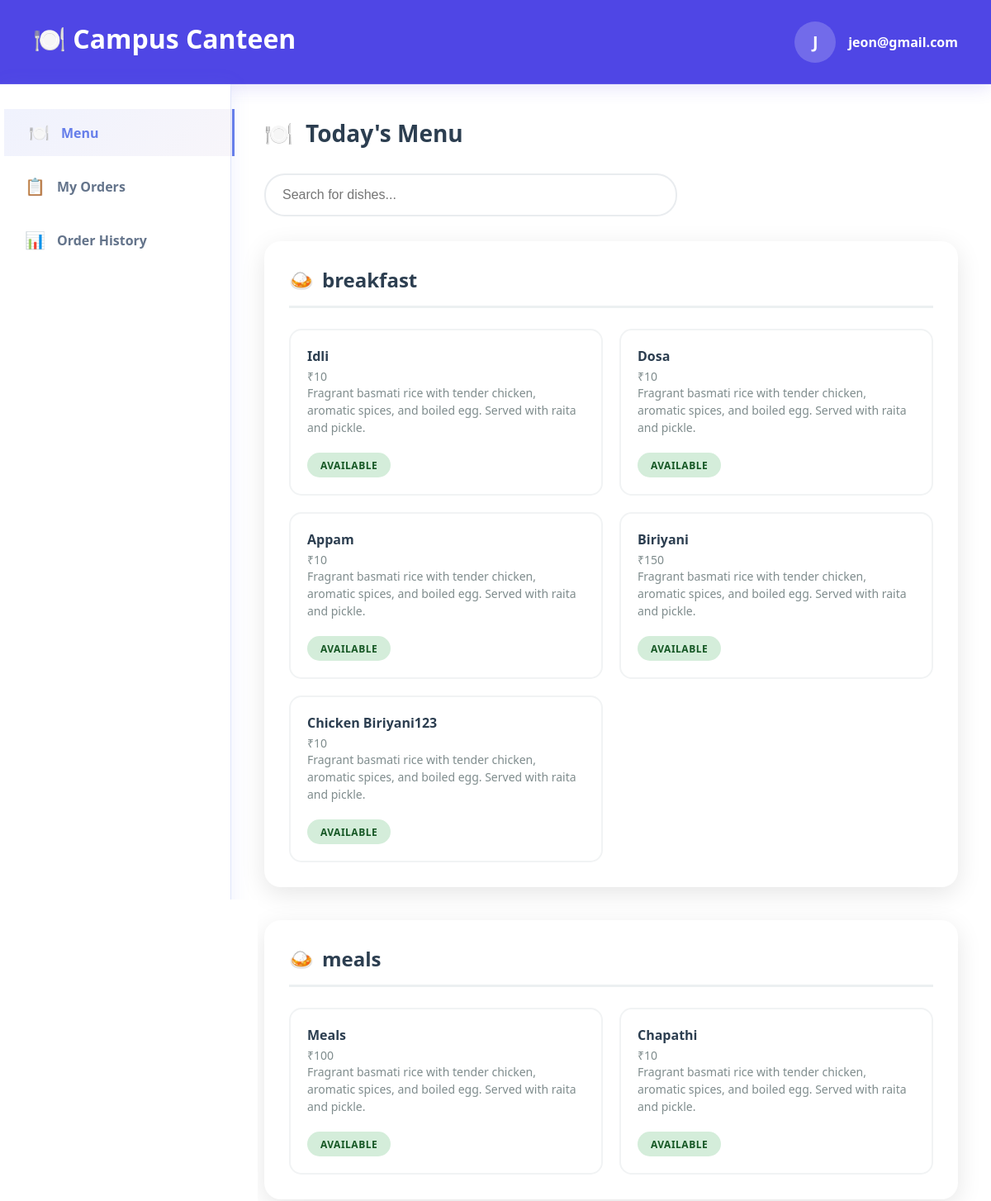
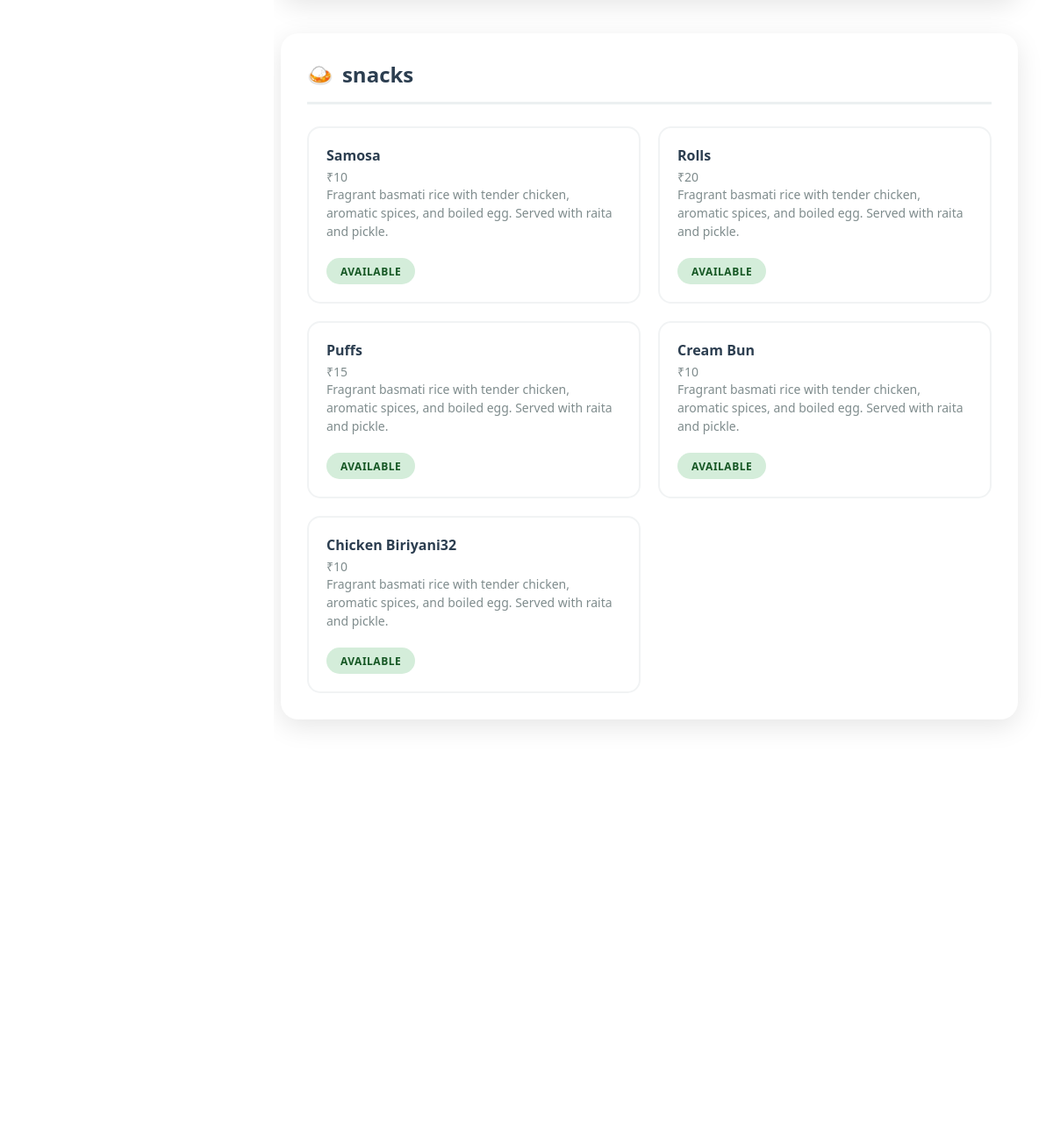
Screenshot of /public/students (signed in) with the database file from the repository (2 pictures, top to bottom).
### tables this page shows
CREATE TABLE `items` (
  `id` int NOT NULL,
  `name` varchar(50) DEFAULT NULL,
  `price` decimal(5,0) NOT NULL,
  `canteen_id` int DEFAULT NULL,
  `image_location` varchar(255) DEFAULT NULL,
  `status` enum('out of stock','available','not ready') NOT NULL DEFAULT 'available',
  `description` text NOT NULL,
  `category_id` int DEFAULT NULL
);

### app/controllers/Students.php (called while the page is built, shortened)
<?php
class Students extends Controller
{
    public function index()
    {
        $cart = new Cart;
        $college_id = $_SESSION['STUDENT']->college_id;
        $sql = "select canteen.id as canteen_id,items.id as item_id,
        items.name as item_name,categories.name as category_name,
        items.price as price from items join canteen on items.canteen_id = canteen.id join
        categories on items.category_id = categories.id join college
         on canteen.college_id = college.id where college.id = $college_id";
        $items = $this->query($sql);
        foreach ($items as $item) {
            $category = $item->category_name;
            if (!isset($grouped[$category])) {
                $grouped[$category] = [];
            }
            $grouped[$category][] = $item;
        }
        $student_id = $_SESSION['STUDENT']->id;
        $carts = $cart->join(
            ['items' => 'cart.item_id = items.id'],
            ['cart.student_id' => $student_id],
            'cart.*, items.name,items.price,items.canteen_id',
            'asc',
            'date'
        );
        $data['carts'] = $carts;
        $data['grouped'] = $grouped;
        $data['total'] = 0;
        $this->view('students/index', $data);
    }
}

### app/core/App.php (called while the page is built, shortened)
<?php
class App
{
    private $method = 'index';
    private function splitURL()
    {
        $URL = $_GET['url'] ?? 'home';
        $URL = explode("/", trim($URL, "/"));
        return $URL;
    }
    public function loadController()
    {
        $URL = $this->splitURL();
        $filename = "../app/controllers/" . ucfirst($URL[0]) . ".php";
        if (file_exists($filename)) {
            unset($URL[0]);
        } else {
            $filename = "../app/controllers/_404.php";
            if (file_exists($filename)) {
                require $filename;
                $this->controller = "_404";
            }
        }
        $controller = new $this->controller();
        call_user_func_array([$controller, $this->method], $URL);
    }
}

### public/index.php (called while the page is built, shortened)
<?php
$app = new App;
$app->loadController();

### app/core/Database.php (called while the page is built, shortened)
<?php
trait Database
{
    private function connect()
    {
        $string = "mysql:hostname=" . DBHOST . ";dbname=" . DBNAME;
        $con = new PDO($string, DBUSER, DBPASS);
        $con->setAttribute(PDO::ATTR_ERRMODE, PDO::ERRMODE_EXCEPTION);
        return $con;
    }
    public function query($query, $data = [], $returnInsertId = false)
    {
        $con = $this->connect();
        $stm = $con->prepare($query);
        $check  = $stm->execute($data);
        if ($check) {
            $result = $stm->fetchAll(PDO::FETCH_OBJ);
            if (is_array($result) && count($result)) {
                return $result;
            }
        }
        return false;
    }
}

### app/core/Model.php (called while the page is built, shortened)
<?php
trait Model
{
    protected $order_type = "desc";
    protected $order_column = "id";
    public function where($data, $data_not = [], $limit = '')
    {
        $keys = array_keys($data);
        $query = "select * from $this->table where ";
        foreach ($keys as $key) {
            $query .= $key . " = :" . $key . " AND ";
        }
        $query = trim($query, " AND ");
        $query .= " order by $this->order_column $this->order_type ";
        $data = array_merge($data, $data_not);
        return $this->query($query, $data);
    }
    public function join($joins = [], $where = [], $selectColumns = '*', $order_type = '', $order_by = '', $limit = '')
    {
        $query = "SELECT {$selectColumns} FROM {$this->table} ";
        foreach ($joins as $table => $onCondition) {
            $query .= "JOIN {$table} ON {$onCondition} ";
        }
        if (!empty($where)) {
            $query .= "WHERE ";
            foreach ($where as $condition => $value) {
                if (preg_match('/(.+)\s(>=|<=|<>|!=|=|>|<|LIKE)$/i', $condition, $matches)) {
                    $column = $matches[1];
                    $operator = $matches[2];
                } else {
                    $column = $condition;
                    $operator = '=';
                }
                $placeholder = str_replace(['.', ' '], '_', $column);
                $query .= "$column $operator :$placeholder AND ";
                $where[$placeholder] = $value;
                unset($where[$condition]);
            }
            $query = rtrim($query, ' AND ');
        }
        if (!empty($order_by)) {
            $this->order_column = $order_by;
        }
        if (!empty($order_type)) {
            $this->order_type = $order_type;
        }
        $query .= " ORDER BY {$this->order_column} {$this->order_type}";
        return $this->query($query, $where);
    }
}

### app/views/students/index.view.php (the view, shortened to what this page needs)
<!DOCTYPE html>
<html lang="en">
<head>
    <link rel="stylesheet" href="<?= ROOT ?>assets/css/index.css">
</head>
<body>
    <div class="app-container">
        <?php
        require 'header.view.php';
        ?>
        <div class="main-content">
            <?php
            require 'sidebar.view.php';
            ?>
            <div class="content-area">
                <div id="menu-page" class="page active">
                    <div class="page-title">
                        <span>🍽️</span>
                        <span>Today's Menu</span>
                    </div>
                    <input type="text" class="search-bar" placeholder="Search for dishes..." id="searchInput" oninput="searchItems()">
                    <div class="menu-grid">
                        <div class="menu-categories">
                            <?php foreach ($grouped as $key => $values): ?>
                                <div class="category-section">
                                    <h2 class="category-title">
                                        <span>🍛</span>
                                        <span><?= $key ?></span>
                                    </h2>
                                    <div class="menu-items-grid">
                                        <?php foreach ($values as $value): ?>
                                            <div class="menu-item" data-item-id="<?= $value->item_id ?>">
                                                <div class="item-header">
                                                    <div class="item-name"><?= ucwords($value->item_name) ?></div>
                                                    <div class="item-price">₹<?= $value->price ?></div>
                                                </div>
                                                <div class="item-description">Fragrant basmati rice with tender chicken, aromatic spices, and boiled egg. Served with raita and pickle.</div>
                                                <div class="item-footer">
                                                    <div class="availability available">Available</div>
                                                </div>
                                            </div>
                                        <?php endforeach; ?>
                                    </div>
                                </div>
                            <?php endforeach; ?>
                        </div>
                        <form action="<?= ROOT ?>students/order">
                            <div class="cart-panel">
                                <div class="cart-header">
                                    <span class="cart-title">🛒 Your Order</span>
                                </div>
                                <div class="cart-items cart-item-template" id="cart-items">
                                    <div class="cart-summary" id="cart-summary">
                                        <div class="summary-row">
                                            <span>Subtotal:</span>
                                            <span id="subtotal">₹210</span>
                                        </div>
                                        <div class="summary-row">
                                            <span>Tax (5%):</span>
                                            <span id="tax">₹10.50</span>
                                        </div>
                                        <div class="summary-row summary-total">
                                            <span>Total:</span>
                                            <span id="total">₹ <h1=3 id="full-total-price"><?= $total ?></h3></span>
                                        </div>
                                        <button class="checkout-btn" id="checkout-btn" onclick="checkout()">
                                        </button>
                                    </div>
                                </div>
                            </div>
                        </form>
                    </div>
</body>
</html>

### public/assets/css/index.css (style rules this page uses)
* { margin: 0; padding: 0; box-sizing: border-box; }
body { font-family: "Segoe UI", Tahoma, Geneva, Verdana, sans-serif; min-height: 100vh; color: #333; overflow-x: hidden; }
.app-container { margin: 0 auto; background: white; min-height: 100vh; box-shadow: 0 0 30px rgba(0, 0, 0, 0.2); }
.cart-panel { width: 400px; background: white; border-radius: 20px; padding: 30px; box-shadow: 0 8px 30px rgba(0, 0, 0, 0.1); position: sticky; top: 40px; height: fit-content; overflow: hidden; }
.item-footer { display: flex; justify-content: space-between; align-items: center; }
.cart-header { display: flex; align-items: center; justify-content: center; gap: 12px; padding: 20px 0; background: #4f46e5; color: white; border-bottom: 2px solid #f1f3f4; }
.cart-title { font-size: 22px; font-weight: bold; color: #fff; text-align: center; }
.cart-items { padding: 20px; margin-bottom: 25px; max-height: 400px; overflow-y: auto; }
.cart-item-name, .item-name { font-weight: 600; font-size: 16px; color: #2c3e50; margin-bottom: 4px; }
.cart-item-price, .item-price { font-size: 14px; color: #7f8c8d; }
.cart-summary { padding: 20px 0; border-top: 2px solid #f1f3f4; background: #f9f9f9; }
.summary-row { display: flex; justify-content: space-between; margin-bottom: 12px; font-size: 14px; color: #666; }
.summary-total { font-weight: bold; font-size: 20px; color: #2c3e50; border-top: 1px solid #dee2e6; padding-top: 15px; }
.checkout-btn, .addCart-btn, .addCart-btn-success { width: 100%; padding: 15px; background: #4f46e5; color: white; border: none; border-radius: 8px; font-size: 16px; font-weight: 600; cursor: pointer; transition: all 0.3s; margin-top: 15px; }
.main-content { display: flex; min-height: calc(100vh - 120px); }
.menu-grid { display: grid; grid-template-columns: 1fr 350px; gap: 40px; }
.menu-categories { display: flex; flex-direction: column; gap: 40px; }
.category-section { background: white; border-radius: 20px; padding: 30px; box-shadow: 0 8px 30px rgba(0, 0, 0, 0.1); }
.category-title { font-size: 24px; font-weight: bold; color: #2c3e50; margin-bottom: 25px; padding-bottom: 15px; border-bottom: 3px solid #ecf0f1; display: flex; align-items: center; gap: 10px; }
.menu-items-grid { display: grid; grid-template-columns: repeat(auto-fit, minmax(320px, 1fr)); gap: 20px; }
.menu-item { background: #fff; border-radius: 15px; padding: 20px; border: 2px solid #f1f3f4; transition: all 0.3s ease; cursor: pointer; }
.item-description { color: #7f8c8d; font-size: 14px; margin-bottom: 20px; line-height: 1.5; }
.availability { padding: 7px 16px; border-radius: 25px; font-size: 12px; font-weight: 700; text-transform: uppercase; letter-spacing: 0.5px; height: 30px; }
.available { background: #d4edda; color: #155724; }
.page-title { font-size: 28px; font-weight: bold; color: #2c3e50; margin-bottom: 30px; display: flex; align-items: center; gap: 15px; }
.search-bar { width: 100%; max-width: 500px; padding: 15px 20px; border: 2px solid #e9ecef; border-radius: 25px; font-size: 16px; margin-bottom: 30px; transition: all 0.3s ease; }
@media (max-width: 1200px) { .menu-grid { grid-template-columns: 1fr; gap: 30px; } }
@media (max-width: 1200px) { .cart-panel { position: relative; top: 0; } }

### public/assets/css/sidebar.css (style rules this page uses)
.content-area { flex: 1; padding: 40px; overflow-y: auto; }

### rows the page displays
items: name "Idli", price "10"
items: name "Dosa", price "10"
items: name "Appam", price "10"
items: name "Biriyani", price "150"
items: name "Chicken Biriyani123", price "10"
items: name "Meals", price "100"
items: name "Chapathi", price "10"
items: name "Samosa", price "10"
items: name "Rolls", price "20"
items: name "Puffs", price "15"
items: name "Cream Bun", price "10"
items: name "Chicken Biriyani32", price "10"

### other values shown
$_SESSION['STUDENT']->email[0] "J"
$_SESSION['STUDENT']->email "jeon@gmail.com"
$key "breakfast"
$key "meals"
$key "snacks"
